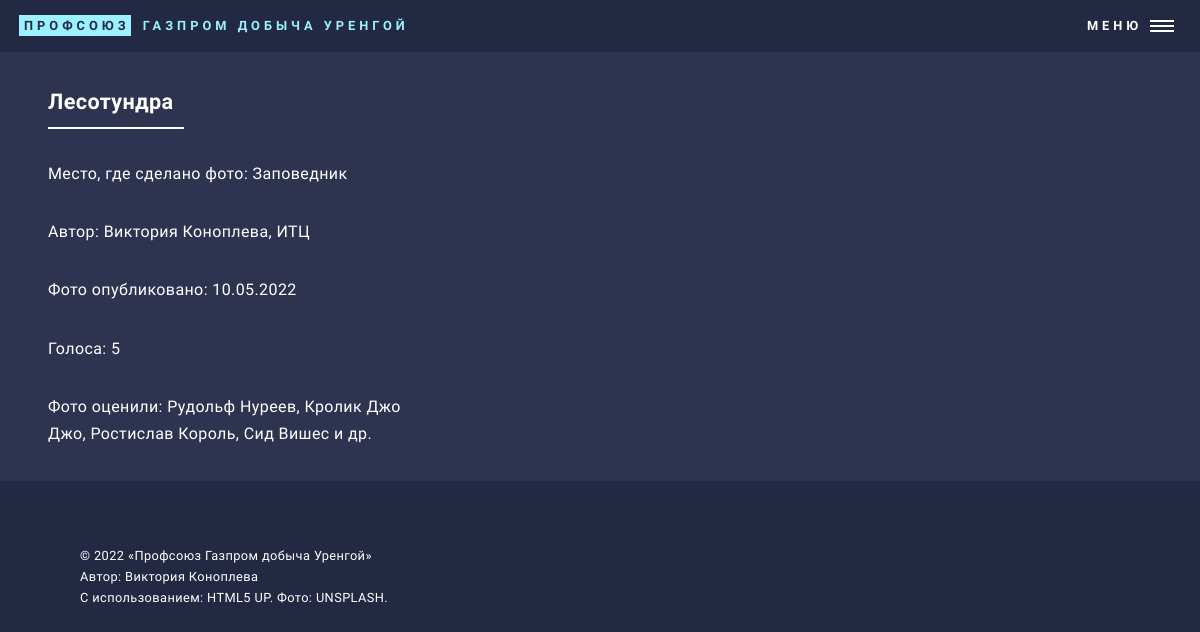
/photo?photo_id=2, run on the app's committed database.
### main.py (models this page shows)
class Photo(db.Model):
    __tablename__ = 'photos'
    id = db.Column(db.Integer, primary_key=True)
    author_id = Column(Integer, ForeignKey('user.id'))
    photo_author = relationship("User", back_populates="photos")
    photo_title = db.Column(db.String(250), nullable=False)
    photo_place = db.Column(db.String(500), nullable=False)
    date = db.Column(db.String(250), nullable=False)
    img_url = db.Column(db.String(250), nullable=False)
    comments = relationship("Comment", back_populates="parent_photo")
    votes = relationship("Vote", back_populates="parent_photo")

class User(UserMixin, db.Model):
    __tablename__ = 'user'
    id = db.Column(db.Integer, primary_key=True)
    email = db.Column(db.String(100), unique=True)
    password = db.Column(db.String(100))
    first_name = db.Column(db.String(1000))
    last_name = db.Column(db.String(1000))
    department = db.Column(db.String(1000))
    photos = relationship("Photo", back_populates="photo_author")
    comments=relationship("Comment", back_populates="comment_author")
    votes_given=relationship("Vote", back_populates="voting_user")

class Vote(db.Model):
    __tablename__ = 'votes'
    id = db.Column(db.Integer, primary_key=True)
    author_id = Column(Integer, ForeignKey('user.id'))
    voting_user = relationship("User", back_populates="votes_given")
    photo_id = Column(Integer, ForeignKey('photos.id'))
    parent_photo = relationship("Photo", back_populates="votes")
    like = db.Column(Integer())

### main.py (the view)
@app.route("/photo", methods=["GET", "POST"])
def view_photo():
    form = CommentForm()
    photo_id = request.args.get('photo_id')
    requested_photo = Photo.query.get(photo_id)
    votes = sorted(requested_photo.votes, key=lambda voting_user: random.random())
    return render_template("view_photo.html", photo=requested_photo, comment_form = form, votes = votes)

### templates/view_photo.html (shortened to what this page needs)
{% import "bootstrap/wtf.html" as wtf %}
{% include "header.html" %}
					<div id="main">
							<section id="two" class="spotlights">
								<section>
									<div class="content">
										<div class="inner" id="photo_details">
											<header class="major">
												<h3>{{photo.photo_title}}</h3>
											</header>
											<p> Место, где сделано фото: {{photo.photo_place}}</p>
											<p> Автор: {{photo.photo_author.first_name}}
											{{photo.photo_author.last_name}},
											{{photo.photo_author.department}}</p>
											<p> Фото опубликовано: {{photo.date}}</p>
											<p>Голоса: {{photo.votes|length}}</p>
											{%if photo.votes:%}
											<p>Фото оценили:
												{% set ns = namespace(number=0) %}
												{%for vote in votes if (ns.number < 4):%}
													{% set ns.number = ns.number + 1 %}
													{%if (ns.number != votes|length) and (ns.number < 4):%}
														{{vote.voting_user.first_name}} {{vote.voting_user.last_name}},
													{%elif ns.number == votes|length:%}
														{{vote.voting_user.first_name}} {{vote.voting_user.last_name}}
													{%elif ns.number >= 4:%}
														{{vote.voting_user.first_name}} {{vote.voting_user.last_name}} и др.</p>
													{%endif%}
												{%endfor%}
											{%endif%}
										</div>
									</div>
								</section>
								</section>
					</div>
{% include "footer.html" %}

### static/css/main.css (style rules this page uses)
html, body, div, span, applet, object, iframe, h1, h2, h3, h4, h5, h6, p, blockquote, pre, a, abbr, acronym, address, big, cite, code, del, dfn, em, img, ins, kbd, q, s, samp, small, strike, strong, sub, sup, tt, var, b, u, i, center, dl, dt, dd, ol, ul, li, fieldset, form, label, legend, table, caption, tbody, tfoot, thead, tr, th, td, article, aside, canvas, details, embed, figure, figcaption, footer, header, hgroup, menu, nav, output, ruby, section, summary, time, mark, audio, video { margin: 0; padding: 0; border: 0; font-size: 100%; font: inherit; vertical-align: baseline; }
article, aside, details, figcaption, figure, footer, header, hgroup, menu, nav, section { display: block; }
body { line-height: 1; }
body { -webkit-text-size-adjust: none; }
body { -ms-overflow-style: scrollbar; }
html { box-sizing: border-box; }
*, *:before, *:after { box-sizing: inherit; }
body { background: #242943; }
body, input, select, textarea { color: #ffffff; font-family: "Source Sans Pro", Helvetica, sans-serif; font-size: 17pt; font-weight: 300; letter-spacing: 0.025em; line-height: 1.65; }
@media screen and (max-width: 1680px) { body, input, select, textarea { font-size: 14pt; } }
@media screen and (max-width: 1280px) { body, input, select, textarea { font-size: 12pt; } }
p { margin: 0 0 2em 0; }
h1, h2, h3, h4, h5, h6 { color: #ffffff; font-weight: 600; line-height: 1.65; margin: 0 0 1em 0; }
h3 { font-size: 1.35em; }
header.major { width: -moz-max-content; width: -webkit-max-content; width: -ms-max-content; width: max-content; margin-bottom: 2em; }
header.major > :first-child { margin-bottom: 0; width: calc(100% + 0.5em); }
header.major > :first-child:after { content: ''; background-color: #ffffff; display: block; height: 2px; margin: 0.325em 0 0.5em 0; width: 100%; }
.spotlights { border-top: 0 !important; }
.spotlights > section { display: -moz-flex; display: -webkit-flex; display: -ms-flex; display: flex; -moz-flex-direction: row; -webkit-flex-direction: row; -ms-flex-direction: row; flex-direction: row; background-color: #2e3450; }
.spotlights > section > .content { display: -moz-flex; display: -webkit-flex; display: -ms-flex; display: flex; -moz-flex-direction: column; -webkit-flex-direction: column; -ms-flex-direction: column; flex-direction: column; -moz-justify-content: center; -webkit-justify-content: center; -ms-justify-content: center; justify-content: center; -moz-align-items: center; -webkit-align-items: center; -ms-align-items: center; align-items: center; padding: 2em 3em 0.1em 3em ; width: 70%; }
.spotlights > section > .content > .inner { margin: 0 auto; max-width: 100%; width: 65em; }
@media screen and (max-width: 1680px) { .spotlights > section > .content { width: 60%; } }
@media screen and (max-width: 1280px) { .spotlights > section > .content { width: 55%; } }
#main { background-color: #2a2f4a; }
#main > * { border-top: solid 1px rgba(212, 212, 255, 0.1); }
#main > *:first-child { border-top: 0; }
#photo_details { padding-right: 200px; }

### data on the page
Photo: photo_title "Лесотундра", photo_place "Заповедник", date "10.05.2022"
User: photo_author.first_name "Виктория", photo_author.last_name "Коноплева", photo_author.department "ИТЦ"
Vote: voting_user.first_name "Рудольф", voting_user.last_name "Нуреев"
Vote: voting_user.first_name "Кролик", voting_user.last_name "Джо Джо"
Vote: voting_user.first_name "Ростислав", voting_user.last_name "Король"
Vote: voting_user.first_name "Сид", voting_user.last_name "Вишес"

### other printed values
{{ photo.votes|length }} "5"
